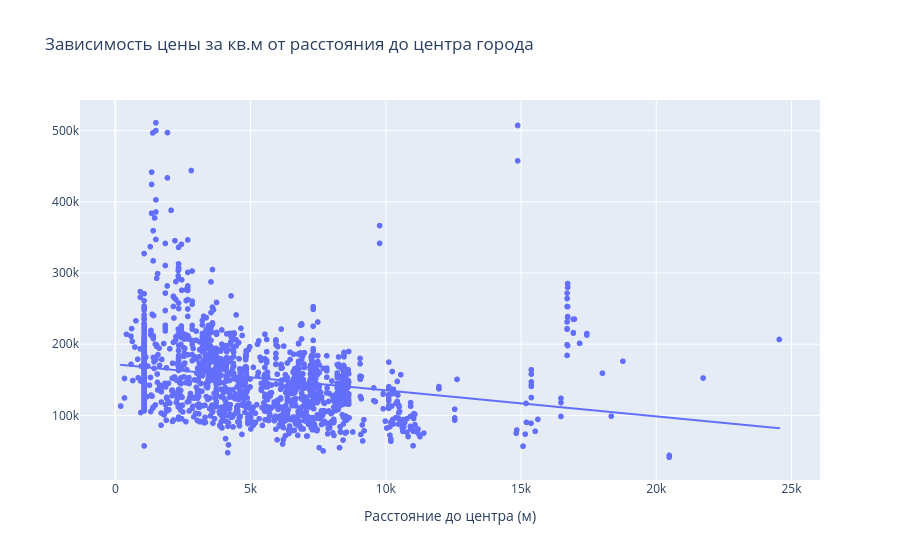

The cell this chart's notebook holds for it:
### Markdown cell above
#### Удаленность от центра и аэропорта

Исследование зависимости цены от удаленности от центра города, метро и аэропорта поможет определить, насколько важно местоположение для покупателей в Екатеринбурге.

### Code cell
fig = px.scatter(df, x='center_distance', y='price_per_meter',
                 trendline="ols",
                 title="Зависимость цены за кв.м от расстояния до центра города",
                 labels={"center_distance": "Расстояние до центра (м)", "price_per_meter": ""})
fig.show()

### Figure 1 — Plotly figure (JSON) as saved in the notebook; plotly's stock layout.template omitted (floating-point values rounded to 4 significant figures; data arrays with more than 128 entries replaced by an {"elided": "..."} marker saying what was removed)
{"data": [{"hovertemplate": "Расстояние до центра (м)=%{x}<br>=%{y}<extra></extra>", "legendgroup": "", "marker": {"color": "#636efa", "symbol": "circle"}, "mode": "markers", "name": "", "showlegend": false, "type": "scattergl", "x": {"elided": "1784 float values"}, "xaxis": "x", "y": {"elided": "1784 float values"}, "yaxis": "y"}, {"hovertemplate": "<b>OLS trendline</b><br>price_per_meter = -3.65958 * center_distance + 171775<br>R<sup>2</sup>=0.056746<br><br>Расстояние до центра (м)=%{x}<br>=%{y} <b>(trend)</b><extra></extra>", "legendgroup": "", "marker": {"color": "#636efa", "symbol": "circle"}, "mode": "lines", "name": "", "showlegend": false, "type": "scattergl", "x": {"elided": "1784 float values"}, "xaxis": "x", "y": {"elided": "1784 float values"}, "yaxis": "y"}], "layout": {"legend": {"tracegroupgap": 0}, "title": {"text": "Зависимость цены за кв.м от расстояния до центра города"}, "xaxis": {"anchor": "y", "domain": [0, 1], "title": {"text": "Расстояние до центра (м)"}}, "yaxis": {"anchor": "x", "domain": [0, 1], "title": {"text": ""}}}}
